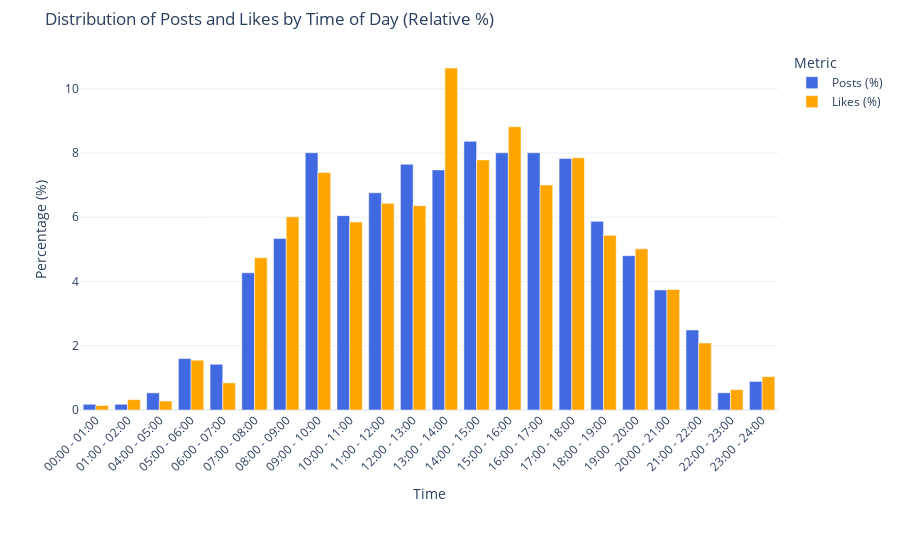

The cell this chart's notebook holds for it:
### Markdown cell above
## Normalized Likes and Posts per Hour of Day

### Code cell
import plotly.graph_objects as go

df_hourly = df_posts.copy()

df_hourly['hour'] = df_hourly['date_local'].dt.hour
df_hourly['Time'] = df_hourly['hour'].apply(lambda h: f"{h:02d}:00 - {h+1:02d}:00")

df_hourly = df_hourly.groupby('Time').agg(
    amount_posts=('id', 'count'),
    amount_likes=('like_count', 'sum')
).reset_index()

total_posts = df_hourly['amount_posts'].sum()
total_likes = df_hourly['amount_likes'].sum()

df_hourly['posts_pct'] = df_hourly['amount_posts'] / total_posts * 100
df_hourly['likes_pct'] = df_hourly['amount_likes'] / total_likes * 100

fig = go.Figure()

fig.add_trace(go.Bar(
    x=df_hourly['Time'],
    y=df_hourly['posts_pct'],
    name='Posts (%)',
    marker_color='royalblue'
))

fig.add_trace(go.Bar(
    x=df_hourly['Time'],
    y=df_hourly['likes_pct'],
    name='Likes (%)',
    marker_color='orange'
))

fig.update_layout(
    barmode='group',
    title='Distribution of Posts and Likes by Time of Day (Relative %)',
    xaxis_title='Time',
    yaxis_title='Percentage (%)',
    xaxis_tickangle=-45,
    legend=dict(title='Metric'),
    template='plotly_white',
    margin=dict(t=50, b=150)
)

fig.show()

### Figure 1 — Plotly figure (JSON) as saved in the notebook; plotly's stock layout.template omitted (floating-point values rounded to 4 significant figures)
{"data": [{"marker": {"color": "royalblue"}, "name": "Posts (%)", "type": "bar", "x": ["00:00 - 01:00", "01:00 - 02:00", "04:00 - 05:00", "05:00 - 06:00", "06:00 - 07:00", "07:00 - 08:00", "08:00 - 09:00", "09:00 - 10:00", "10:00 - 11:00", "11:00 - 12:00", "12:00 - 13:00", "13:00 - 14:00", "14:00 - 15:00", "15:00 - 16:00", "16:00 - 17:00", "17:00 - 18:00", "18:00 - 19:00", "19:00 - 20:00", "20:00 - 21:00", "21:00 - 22:00", "22:00 - 23:00", "23:00 - 24:00"], "y": [0.1779, 0.1779, 0.5338, 1.601, 1.423, 4.27, 5.338, 8.007, 6.05, 6.762, 7.651, 7.473, 8.363, 8.007, 8.007, 7.829, 5.872, 4.804, 3.737, 2.491, 0.5338, 0.8897]}, {"marker": {"color": "orange"}, "name": "Likes (%)", "type": "bar", "x": ["00:00 - 01:00", "01:00 - 02:00", "04:00 - 05:00", "05:00 - 06:00", "06:00 - 07:00", "07:00 - 08:00", "08:00 - 09:00", "09:00 - 10:00", "10:00 - 11:00", "11:00 - 12:00", "12:00 - 13:00", "13:00 - 14:00", "14:00 - 15:00", "15:00 - 16:00", "16:00 - 17:00", "17:00 - 18:00", "18:00 - 19:00", "19:00 - 20:00", "20:00 - 21:00", "21:00 - 22:00", "22:00 - 23:00", "23:00 - 24:00"], "y": [0.142, 0.3217, 0.2794, 1.549, 0.8442, 4.741, 6.017, 7.393, 5.851, 6.435, 6.361, 10.65, 7.785, 8.818, 7.004, 7.85, 5.438, 5.015, 3.751, 2.084, 0.6343, 1.039]}], "layout": {"barmode": "group", "legend": {"title": {"text": "Metric"}}, "margin": {"b": 150, "t": 50}, "title": {"text": "Distribution of Posts and Likes by Time of Day (Relative %)"}, "xaxis": {"tickangle": -45, "title": {"text": "Time"}}, "yaxis": {"title": {"text": "Percentage (%)"}}}}
